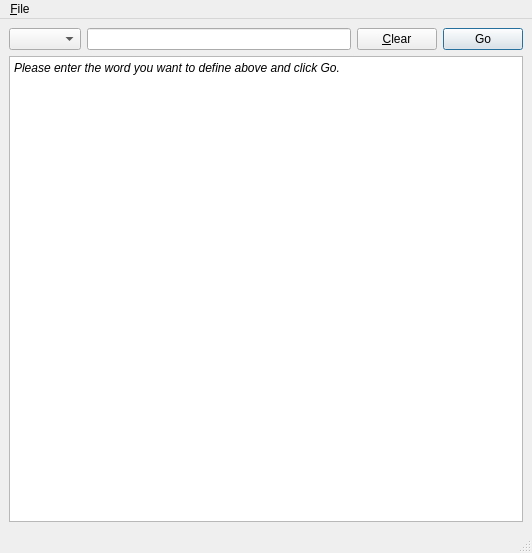
<?xml version="1.0" encoding="UTF-8"?>
<ui version="4.0">
 <class>MainWindow</class>
 <widget class="QMainWindow" name="MainWindow">
  <property name="geometry">
   <rect>
    <x>0</x>
    <y>0</y>
    <width>532</width>
    <height>553</height>
   </rect>
  </property>
  <property name="windowTitle">
   <string>QDict</string>
  </property>
  <widget class="QWidget" name="centralwidget">
   <layout class="QVBoxLayout" name="verticalLayout">
    <item>
     <layout class="QHBoxLayout" name="horizontalLayout">
      <item>
       <widget class="QComboBox" name="method_selector"/>
      </item>
      <item>
       <widget class="QLineEdit" name="query_editor"/>
      </item>
      <item>
       <widget class="QPushButton" name="clear_button">
        <property name="text">
         <string>&amp;Clear</string>
        </property>
       </widget>
      </item>
      <item>
       <widget class="QPushButton" name="go_button">
        <property name="text">
         <string>Go</string>
        </property>
        <property name="default">
         <bool>true</bool>
        </property>
       </widget>
      </item>
     </layout>
    </item>
    <item>
     <widget class="QTextBrowser" name="textBrowser">
      <property name="html">
       <string>&lt;!DOCTYPE HTML PUBLIC &quot;-//W3C//DTD HTML 4.0//EN&quot; &quot;http://www.w3.org/TR/REC-html40/strict.dtd&quot;&gt;
&lt;html&gt;&lt;head&gt;&lt;meta name=&quot;qrichtext&quot; content=&quot;1&quot; /&gt;&lt;style type=&quot;text/css&quot;&gt;
p, li { white-space: pre-wrap; }
&lt;/style&gt;&lt;/head&gt;&lt;body style=&quot; font-family:'Ubuntu'; font-size:9pt; font-weight:400; font-style:normal;&quot;&gt;
&lt;p style=&quot; margin-top:0px; margin-bottom:0px; margin-left:0px; margin-right:0px; -qt-block-indent:0; text-indent:0px;&quot;&gt;&lt;span style=&quot; font-style:italic;&quot;&gt;Please enter the word you want to define above and click Go.&lt;/span&gt;&lt;/p&gt;&lt;/body&gt;&lt;/html&gt;</string>
      </property>
     </widget>
    </item>
   </layout>
  </widget>
  <widget class="QMenuBar" name="menubar">
   <property name="geometry">
    <rect>
     <x>0</x>
     <y>0</y>
     <width>532</width>
     <height>20</height>
    </rect>
   </property>
   <widget class="QMenu" name="menu_File">
    <property name="title">
     <string>&amp;File</string>
    </property>
    <addaction name="action_Quit"/>
   </widget>
   <addaction name="menu_File"/>
  </widget>
  <widget class="QStatusBar" name="statusbar"/>
  <action name="action_Quit">
   <property name="text">
    <string>&amp;Quit</string>
   </property>
   <property name="shortcut">
    <string>Ctrl+Q</string>
   </property>
  </action>
  <action name="action_About">
   <property name="text">
    <string>&amp;About...</string>
   </property>
  </action>
 </widget>
 <tabstops>
  <tabstop>query_editor</tabstop>
  <tabstop>method_selector</tabstop>
  <tabstop>go_button</tabstop>
  <tabstop>textBrowser</tabstop>
 </tabstops>
 <resources/>
 <connections>
  <connection>
   <sender>action_Quit</sender>
   <signal>activated()</signal>
   <receiver>MainWindow</receiver>
   <slot>close()</slot>
   <hints>
    <hint type="sourcelabel">
     <x>-1</x>
     <y>-1</y>
    </hint>
    <hint type="destinationlabel">
     <x>269</x>
     <y>276</y>
    </hint>
   </hints>
  </connection>
 </connections>
</ui>
